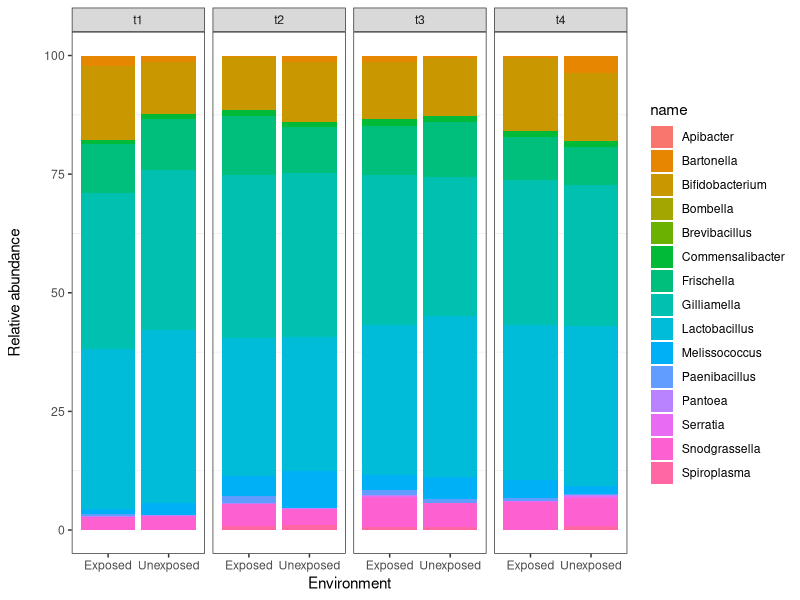
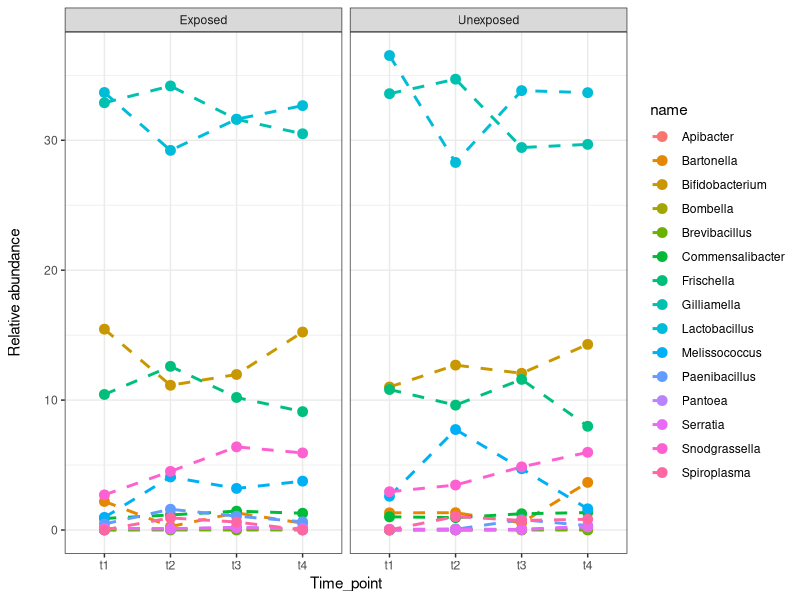
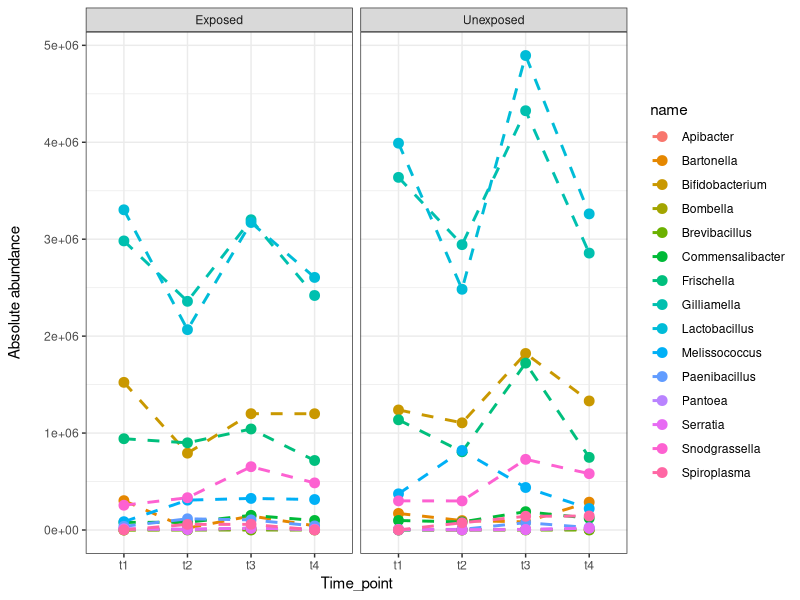
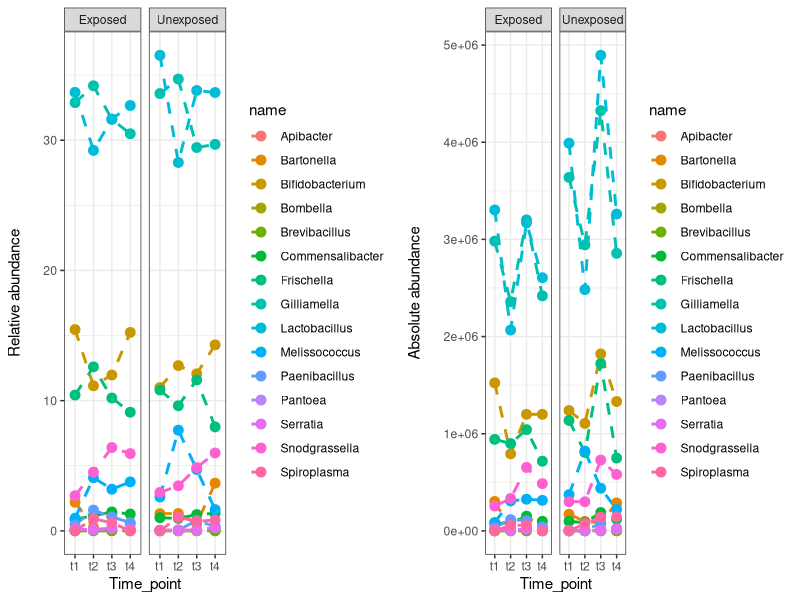
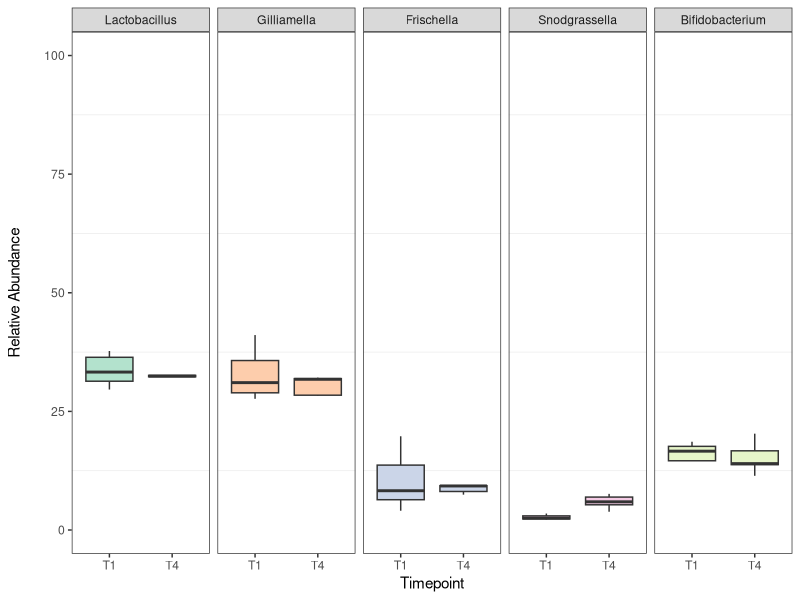

Reproduce these figures in R, in order.
#Basic visualizations of kraken metagenome/pavian output


#Load in libraries
library(tidyverse)
library(cowplot)
library(dplyr)
library(ggpubr)


#read in data--------------------------------------------

#output from pavian
kraken_data <- read.csv("HBB_kraken_genera_reads.csv")

kraken_data <- tidyr::pivot_longer(
  data=kraken_data, #dataframe
  cols=5:44, # columns that we want to pivot
  names_to="Sample", # name of the column with the column titles that we are pivoting (in this case, sample names)
  values_to="reads" # name of the column with the values
)



#Add columns for environment, timepoint, replicate, and bacteria---------------------------------------------
kraken_data <- kraken_data %>%
  mutate(Environment=str_extract(Sample, 'e|u'))
kraken_data$Environment[kraken_data$Environment =="e"]<- "Exposed"
kraken_data$Environment[kraken_data$Environment =="u"]<- "Unexposed"


kraken_data <- kraken_data %>%
  mutate(Time_point=str_extract(Sample, 't1|t2|t3|t4'))



kraken_data <- kraken_data %>%
  mutate(Replicate=str_extract(Sample, '01|02|03|04|05'))


bacteria_genera <- kraken_data %>%
  mutate(bacteria=str_extract(lineage, 'bacteria'))

#Filter out bacteria
bacteria_genera <- bacteria_genera %>%
  subset(bacteria == 'bacteria')

#Transform into mean proportions/absolute abundance------------------------
# Calculate the sum of ASVs for each sample
sample_total <- 
  bacteria_genera %>%
  group_by(Sample) %>%
  mutate(sample_total = sum(reads))



# Proportion is calculated as ASV count value divided by sample total
proportions <-
  sample_total %>%
  mutate(prop = 100*reads/sample_total)


bact_gen_mean_prop <- proportions %>%
  group_by(name,Time_point, Environment) %>%
  summarise(means=mean(prop), .groups="keep",
            se= 1 * sqrt(stats::var(prop)/length(prop)
            )) %>%
  mutate(ymin = means -se, ymax = means + se)

bact_gen_mean_reads <- bacteria_genera %>%
  group_by(name,Time_point, Environment) %>%
  summarise(means=mean(reads), .groups="keep",
            se= 1 * sqrt(stats::var(reads)/length(reads)
            )) %>%
  mutate(ymin = means -se, ymax = means + se)


#functions to rearrange names and environment--------------------
#this needs to be edited to account for all bacteria
# reorder_sample_ranks <- function(level_id){
#   level_id <- factor(level_id,
#                      levels = c(
#                        "Melissococcus",
#                        "Snodgrassella",
#                        "Frischella",
#                        "Bifidobacterium",
#                        "Gilliamella",
#                        "Lactobacillus"
#                      ))
#   level_id
# }
# 
# reorder_sample_ranks_2 <- function(level_id){
#   level_id <- factor(level_id,
#                      levels = c(
#                        "Unexposed",
#                        "Exposed"
#                      ))
#   level_id
# }


#call rearrange functions------------------------------------

#bact_gen_mean_prop$name <- reorder_sample_ranks(bact_gen_mean_prop$name)
#bact_gen_mean_prop$Environment <- reorder_sample_ranks_2(bact_gen_mean_prop$Environment)

#bact_gen_mean_reads$name <- reorder_sample_ranks(bact_gen_mean_reads$name)
#bact_gen_mean_reads$Environment <- reorder_sample_ranks_2(bact_gen_mean_reads$Environment)


#exploratory analysis bacteria--------------------------------------
#stacked bacteria
ggplot(data = bact_gen_mean_prop, aes(x = Environment, y = means, fill = name)) +
  geom_bar(stat= "identity", position  = "stack") +
  #geom_jitter(aes(color = name), height = 0, width = .2) +
  labs(x = "Environment", y = "Relative abundance\n") +
  facet_grid(~ Time_point) +
  theme_bw() +
  theme(panel.grid.major = element_blank()) 

#bacteria line chart
bar_rel<-ggplot(data = bact_gen_mean_prop, aes(x = Time_point, y = means, group = name, color = name)) +
  geom_line(linetype = "dashed", size = 1) +
  geom_point(size = 3) +
  labs(y = "Relative abundance\n")+
  facet_grid(~ Environment, scales = "free") +
  theme_bw()#+
  #theme(panel.grid.major = element_blank())

bar_rel
#bacteria line chart
line_mean_reads<- ggplot(data = bact_gen_mean_reads,  aes(x = Time_point, y = means, group = name, color = name)) +
  geom_line(linetype = "dashed", size = 1) +
  geom_point(size = 3) +
  labs(y = "Absolute abundance\n")+
  facet_grid(~ Environment, scales = "free") +
  theme_bw()#+
  #theme(panel.grid.major = element_blank())
line_mean_reads
plot_grid(bar_rel, line_mean_reads)




#boxplot for ESA
#need to subset data first
boxplot_ESA <- proportions %>%
  subset(name=='Lactobacillus' | name=='Gilliamella' | name =="Snodgrassella" | name == "Bifidobacterium" | name == "Frischella")
boxplot_ESA <- boxplot_ESA %>%
  subset(Time_point =="t1" | Time_point == "t4")
#need to reorder bacteria for plot
reorder_sample_ranks <- function(level_id){
  level_id <- factor(level_id,
                     levels = c(
                       "Lactobacillus",
                       "Gilliamella",
                       "Frischella",
                       "Snodgrassella",
                       "Bifidobacterium"
                       
                       
                       
                       
                     ))
  level_id
}
boxplot_ESA$name <- reorder_sample_ranks(boxplot_ESA$name)
boxplot_ESA$Time_point[boxplot_ESA$Time_point =="t1"]<- "T1"
boxplot_ESA$Time_point[boxplot_ESA$Time_point =="t2"]<- "T2"
boxplot_ESA$Time_point[boxplot_ESA$Time_point =="t3"]<- "T3"
boxplot_ESA$Time_point[boxplot_ESA$Time_point =="t4"]<- "T4"

ggplot(data = subset(boxplot_ESA, Environment == "Exposed"), aes(x = Time_point, y = prop, fill = name)) +
  geom_boxplot(outlier.shape = NA) +
  labs(x = "Timepoint", y = "Relative Abundance\n") +
  facet_grid(~ name, scales = "fixed") +
  #geom_jitter(aes(color = Replicate), height = 0, width = .2) +
  theme_bw() +
  theme(panel.grid.major = element_blank(),
        legend.position = "none")+
  scale_fill_brewer(palette = "Pastel2")+
  ylim(0,100)

